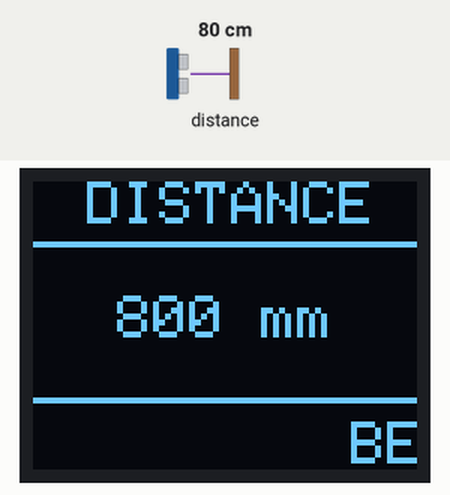
The program below on a simulated CircuitPython board. Parts: 64×48 one-colour display. The inputs (shaded band) are chosen by the test bench; at power-on: distance to the obstacle 80 cm. Nothing arrives over Bluetooth unless stated; library files of the repository ran but are not shown: Nvm.py, OledDisplay.py, SleepTimer.py, DistanceMonitorService.py, DistanceMonitorApplication.py, Configuration.py; what the program prints to the serial console is not drawn.

Above: at 4.3 s.
4.4 s: distance to the obstacle set to 2 cm
At 5.3 s:
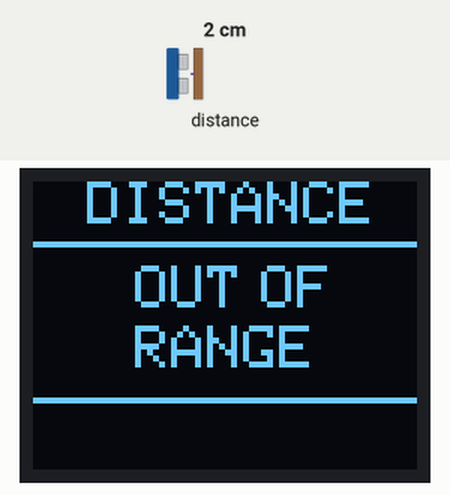
5.9 s: distance to the obstacle set to 4 cm
At 6.16 s:
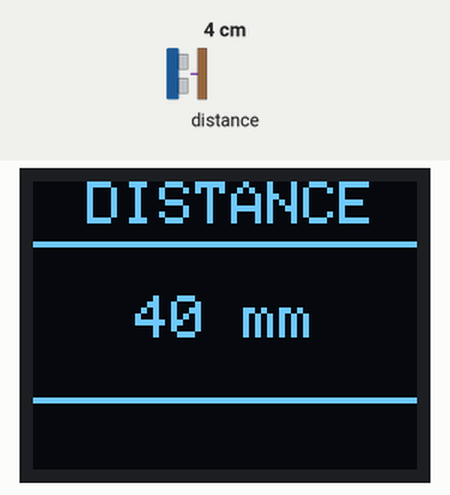
7.5 s: distance to the obstacle set to 9 cm
At 7.58 s:
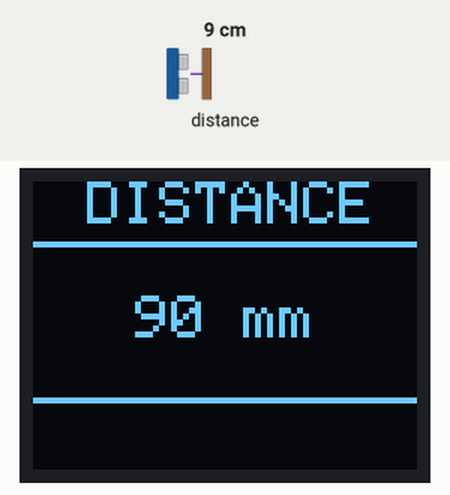

Measured:
- after the input at 4.4 s, the display: changes after 0.08 s (image 1)
- after the input at 5.9 s, the display: first changes after 0.13 s (image 2 shows a later state)
- after the input at 7.5 s, the display: changes at once (image 3)

The program:

code.py
```python
"""
*****************************************************************************
Copyright 2023 Silicon Laboratories Inc. www.silabs.com
*****************************************************************************
SPDX-License-Identifier: Zlib

The licensor of this software is Silicon Laboratories Inc.

This software is provided \'as-is\', without any express or implied
warranty. In no event will the authors be held liable for any damages
arising from the use of this software.

Permission is granted to anyone to use this software for any purpose,
including commercial applications, and to alter it and redistribute it
freely, subject to the following restrictions:

1. The origin of this software must not be misrepresented; you must not
   claim that you wrote the original software. If you use this software
   in a product, an acknowledgment in the product documentation would be
   appreciated but is not required.
2. Altered source versions must be plainly marked as such, and must not be
   misrepresented as being the original software.
3. This notice may not be removed or altered from any source distribution.

*****************************************************************************
# EXPERIMENTAL QUALITY
This code has not been formally tested and is provided as-is. It is not
suitable for production environments. In addition, this code will not be
maintained and there may be no bug maintenance planned for these resources.
Silicon Labs may update projects from time to time.
******************************************************************************
"""

from busio import I2C
from board import SCL, SDA
from adafruit_ble import BLERadio
from adafruit_ble.advertising import Advertisement
from adafruit_vl53l1x import VL53L1X

from Nvm import NvmStorage, Uint8, Uint16
from OledDisplay import Display
from SleepTimer import SleepTimer
from DistanceMonitorService import DistanceMonitorService
from DistanceMonitorApplication import DistanceMonitorApplication


# Configuration parameters
DEVICE_NAME = "DISTANCE MONITOR"

DISPLAY_WIDTH = 64
DISPLAY_HEIGHT = 48

DISPLAY_I2C_ADDRESS = 0x3D
SENSOR_I2C_ADDRESS = 0x29

## Notification callback, this function invoked by the application logic once the measured value is in the configured range
def app_notification_callback():
    print("Here we go, value in the range.")

## Initialize drivers, application
i2c = I2C(SCL, SDA)

application = DistanceMonitorApplication(
    nvm=NvmStorage(
        fields=[
            Uint16("lower_threshold", default_value=150),
            Uint16("upper_threshold", default_value=250),
            Uint8("threshold_mode", default_value=0),
            Uint8("range_mode", default_value=1),
            Uint8("notification_status", default_value=1),
        ]
    ),
    display=Display(
        DISPLAY_WIDTH,
        DISPLAY_HEIGHT,
        i2c,
        DISPLAY_I2C_ADDRESS,
    ),
    sensor=VL53L1X(
        i2c,
        SENSOR_I2C_ADDRESS,
    ),
    advertisement=Advertisement(),
    service=DistanceMonitorService(),
    ble=BLERadio(),
)

# Register a notification callback
application.register_notification_callback(app_notification_callback)

# Configure BLE advertisement
application.configure_advertisement(DEVICE_NAME, connectable=True)

# Show Silabs logo on the connected display
application.show_silabs_logo()

# Setup a periodic timer for the application logic (100 ms)
SleepTimer.setup_timer(application.main_function, 0.100)

while True:
    SleepTimer.main_function()
```
